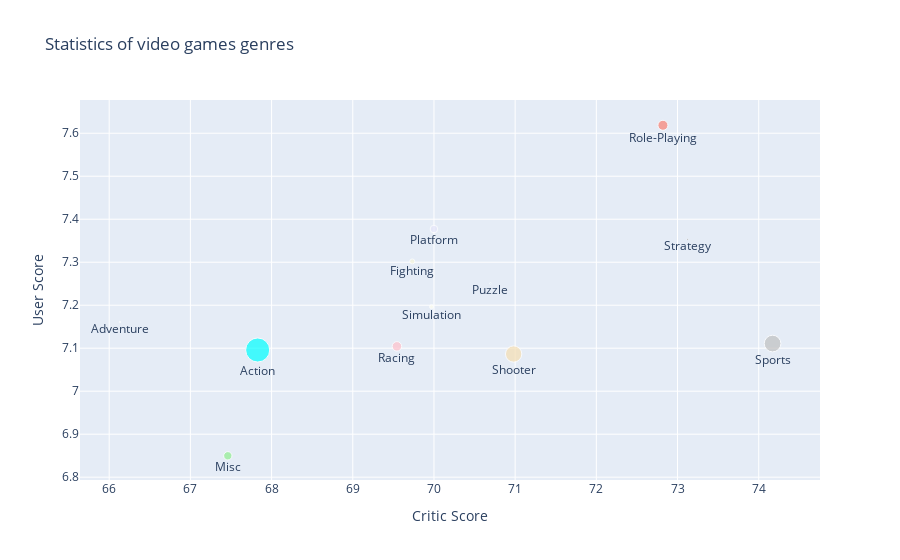

Here is the notebook cell this chart was saved with:
### Code cell
trace0 = go.Scatter(
    x=genres_df.Critic_Score,
    y=genres_df.User_Score,
    mode = 'markers+text',
    text = genres_df.index,
    textposition='bottom center',
    marker = dict(
        size = 1/50*genres_df.Global_Sales,
        color = [
            'aqua', 'azure', 'beige', 'lightgreen',
            'lavender', 'lightblue', 'pink', 'salmon',
            'wheat', 'ivory', 'silver'
        ]
    )
)

data = [trace0]
layout = {
    'title': 'Statistics of video games genres',
    'xaxis': {'title': 'Critic Score'},
    'yaxis': {'title': 'User Score'}
}

fig = go.Figure(data=data, layout=layout)

iplot(fig, show_link=False)

### Figure 1 — Plotly figure (JSON) as saved in the notebook; plotly's stock layout.template omitted (floating-point values rounded to 4 significant figures)
{"data": [{"marker": {"color": ["aqua", "azure", "beige", "lightgreen", "lavender", "lightblue", "pink", "salmon", "wheat", "ivory", "silver"], "size": [24.06, 1.615, 4.999, 8.325, 7.556, 1.578, 9.524, 10.03, 16.33, 4.054, 16.68, 1.392]}, "mode": "markers+text", "text": ["Action", "Adventure", "Fighting", "Misc", "Platform", "Puzzle", "Racing", "Role-Playing", "Shooter", "Simulation", "Sports", "Strategy"], "textposition": "bottom center", "type": "scatter", "x": [67.83, 66.13, 69.73, 67.46, 70, 70.69, 69.54, 72.82, 70.98, 69.97, 74.17, 73.12], "y": [7.096, 7.161, 7.302, 6.85, 7.377, 7.251, 7.104, 7.619, 7.086, 7.197, 7.111, 7.353]}], "layout": {"title": {"text": "Statistics of video games genres"}, "xaxis": {"title": {"text": "Critic Score"}}, "yaxis": {"title": {"text": "User Score"}}}}
